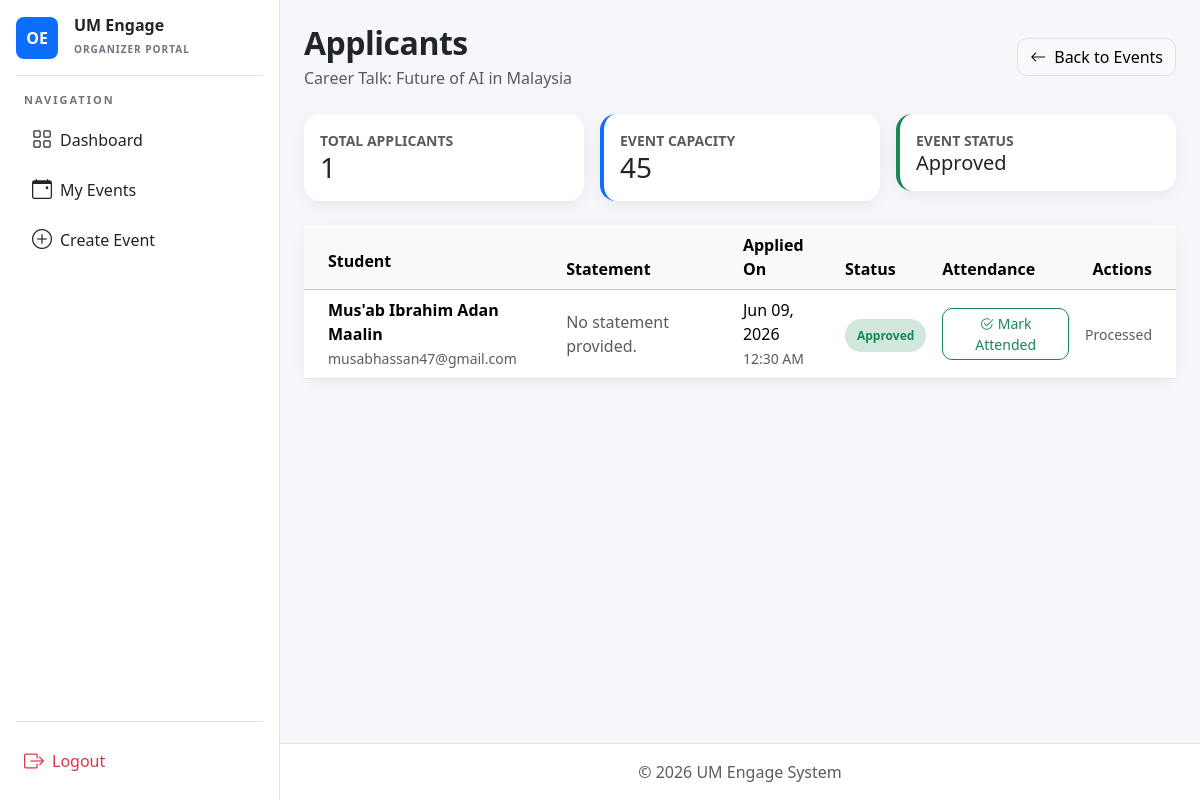
The app's page /organizer/events/7/applicants/ (signed in), older data.
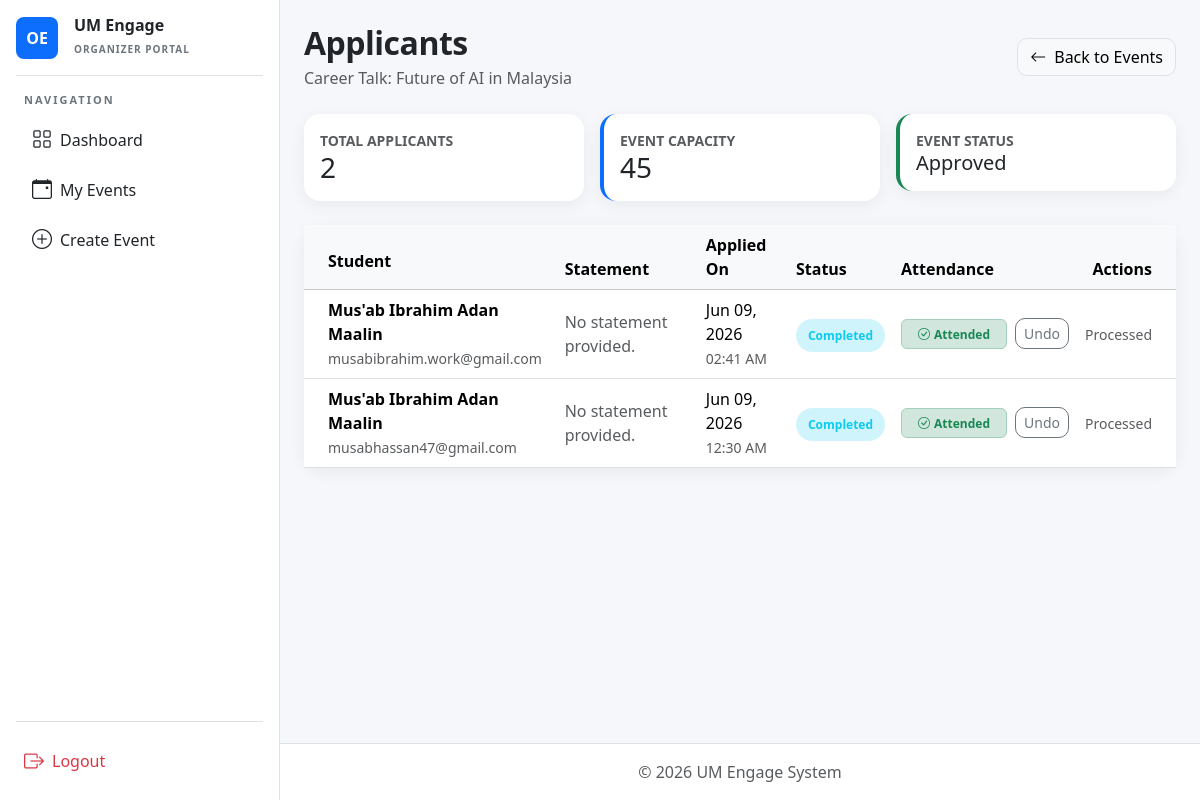
The same page, newer data.
### core/models.py (models this page shows, shortened)
class Application(models.Model):
    APP_STATUS_CHOICES = [
        ('Pending', 'Pending'),
        ('Approved', 'Approved'),
        ('Completed', 'Completed'),
        ('Rejected', 'Rejected'),
    ]
    application_event = models.ForeignKey(Event, on_delete=models.CASCADE, related_name='applications')
    application_applicant = models.ForeignKey(User, on_delete=models.CASCADE, related_name='submitted_applications')
    event_ID = models.ForeignKey('Event', on_delete=models.CASCADE, null=True, blank=True)
    application_status = models.CharField(
        max_length=20,
        choices=APP_STATUS_CHOICES,
        default='Pending'
    )
    application_statement = models.TextField(blank=True, null=True)
    application_applied_on = models.DateTimeField(auto_now_add=True)
    attended = models.BooleanField(default=False)
    certificate = models.FileField(upload_to='certificates/', blank=True, null=True)

### organizer/views.py (the view)
# urls.py: path('events/<int:event_id>/applicants/', views.event_applicants, name='event_applicants'),
@organizer_required
@never_cache
def event_applicants(request, event_id):
    event = get_object_or_404(Event, id=event_id, event_organizer=request.user)
    applications = Application.objects.filter(
        Q(application_event=event) | Q(event_ID=event)
    ).select_related('application_applicant').distinct().order_by('-application_applied_on')
    return render(request, 'organizer/event_applicants.html', {
        'event': event,
        'applications': applications,
    })

### organizer/templates/organizer/event_applicants.html (shortened to what the changed rows need)
{% extends "organizer/organizer_base.html" %}
{% block content %}
<div class="d-flex justify-content-between align-items-center mb-4">
    <div>
        <h2 class="page-title mb-1">Applicants</h2>
    </div>
</div>
<div class="row g-3 mb-4">
    <div class="col-md-4">
        <div class="card soft-card p-3">
            <small class="text-muted fw-bold">TOTAL APPLICANTS</small>
            <h3 class="mb-0">{{ applications|length }}</h3>
        </div>
    </div>
</div>
<div class="card soft-card">
    <div class="table-responsive">
        <table class="table table-hover align-middle mb-0">
            <thead class="table-light">
            <tr>
                <th class="ps-4 py-3">Student</th>
                <th>Statement</th>
                <th>Applied On</th>
                <th>Status</th>
                <th>Attendance</th>
                <th class="text-end pe-4">Actions</th>
            </tr>
            </thead>
            <tbody>
            {% for app in applications %}
            <tr>
                <td class="ps-4">
                    <div class="fw-bold">
                        {{ app.application_applicant.get_full_name|default:app.application_applicant.username }}
                    </div>
                    <small class="text-muted">{{ app.application_applicant.email }}</small>
                </td>
                <td style="max-width: 350px;">
                    <span class="text-muted">
                        {{ app.application_statement|default:"No statement provided." }}
                    </span>
                </td>
                <td>
                    <div>{{ app.application_applied_on|date:"M d, Y" }}</div>
                    <small class="text-muted">{{ app.application_applied_on|time:"h:i A" }}</small>
                </td>
                <td>
                    {% if app.application_status == 'Pending' %}
                    <span class="status-badge bg-warning-subtle text-warning">Pending</span>
                    {% elif app.application_status == 'Approved' %}
                    <span class="status-badge bg-success-subtle text-success">Approved</span>
                    {% elif app.application_status == 'Completed' %}
                    <span class="status-badge bg-info-subtle text-info">Completed</span>
                    {% else %}
                    <span class="status-badge bg-danger-subtle text-danger">Rejected</span>
                    {% endif %}
                </td>
                <td>
                    {% if app.application_status == 'Approved' or app.application_status == 'Completed' %}
                        {% if app.attended %}
                            <div class="d-flex align-items-center gap-2">
                                <span class="badge bg-success-subtle text-success border border-success-subtle px-3 py-2">
                                    <i class="bi bi-check-circle me-1"></i>Attended
                                </span>
                                <a href="{% url 'organizer:update_attendance' app.id 'not_attended' %}"
                                class="btn btn-sm btn-outline-secondary">
                                    Undo
                                </a>
                            </div>
                        {% else %}
                            <a href="{% url 'organizer:update_attendance' app.id 'attended' %}"
                            class="btn btn-sm btn-outline-success">
                                <i class="bi bi-check2-circle me-1"></i>Mark Attended
                            </a>
                        {% endif %}
                    {% else %}
                        <span class="badge bg-light text-muted border px-3 py-2">
                            Not available
                        </span>
                    {% endif %}
                </td>
                <td class="text-end pe-4">
                {% if app.application_status == 'Pending' %}
                <div class="btn-group">
                    <form action="{% url 'organizer:update_applicant_status' app.id 'Approved' %}" method="POST">
                        {% csrf_token %}
                        <button type="submit" class="btn btn-sm btn-success">
                            Approve
                        </button>
                    </form>
                    <form action="{% url 'organizer:update_applicant_status' app.id 'Rejected' %}" method="POST">
                        {% csrf_token %}
                        <button type="submit" class="btn btn-sm btn-danger">
                            Reject
                        </button>
                    </form>
                </div>
                {% else %}
                <span class="text-muted small">Processed</span>
                {% endif %}
            </td>
            </tr>
            {% endfor %}
            </tbody>
        </table>
    </div>
</div>
{% endblock %}

Row changes from the older to the newer data that the page shows:
added Application: application_applicant.get_full_name "Mus'ab Ibrahim Adan Maalin", application_applicant.email "musabibrahim.work@gmail.com", application_statement "No statement provided.", application_applied_on "Jun 09, 2026", application_applied_on "02:41 AM", application_status "Completed"
changed Application "12:30 AM": application_status "Approved Mark Attended" → "Completed Attended Undo"
Text that changed along with them:
{{ applications|length }}: "1" → "2"
